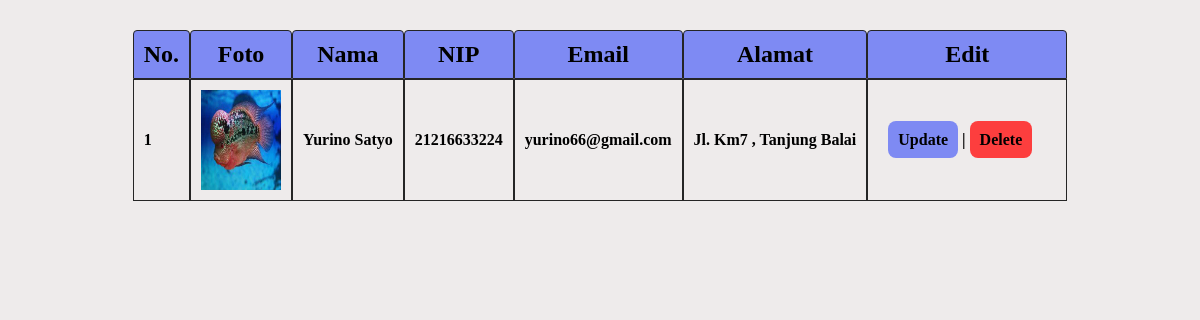
Page /data.php?keyword=yurino satyo on the committed database.
### tables this page shows
CREATE TABLE `data_karyawan` (
  `id` int(11) NOT NULL,
  `foto` varchar(200) NOT NULL,
  `nama` varchar(200) NOT NULL,
  `nip` varchar(12) NOT NULL,
  `email` varchar(255) NOT NULL,
  `alamat` text NOT NULL
);

### functions/functions.php (called while the page is built, shortened)
<?php
$conn = mysqli_connect('localhost','root','','data_pekerja');
function query($query) {
    global $conn;
    $result = mysqli_query($conn,$query);
    $datas  = [];
    while ($data = mysqli_fetch_assoc($result)) {
        $datas[] = $data ;
    }
    return $datas ;
}
?>

### data.php (the view, shortened to what this page needs)
<?php
require('functions/functions.php');
$keyword = $_GET['keyword'];
$query = "SELECT * FROM data_karyawan WHERE
nama LIKE '%$keyword%' OR
nip LIKE '%$keyword%' OR
email LIKE '%$keyword%' OR
alamat LIKE '%$keyword%'";
$dataperHalaman = 3;
$jumlahData = count(query($query));
$halamanAktif = isset($_GET['halaman']) ? $_GET['halaman'] : 1 ;
$awalanData = ($dataperHalaman * $halamanAktif) - $dataperHalaman;
$data_pekerja = query($query);
?>
<html lang="en">
<head>
    <link rel="stylesheet" href="index.css">
</head>
<body>
    <div class="container">
        <div class="table" >
            <table  cellpadding="10" cellspacing="0"; >
                <tr>
                    <th>No.</th>
                    <th>Foto</th>
                    <th>Nama</th>
                    <th>NIP</th>
                    <th>Email</th>
                    <th>Alamat</th>
                    <th>Edit</th>
                </tr>
                <?php $i = 1 ?>
                <?php foreach($data_pekerja as $datas) :?>
                <tr>
                    <td><?= $i + $awalanData ?></td>
                    <td><img src="images/<?= $datas['foto']; ?>" alt=""></td>
                    <td><?= ucwords($datas['nama']) ; ?></td>
                    <td><?= $datas['nip']; ?></td>
                    <td><?= $datas['email']; ?></td>
                    <td><?= ucwords($datas['alamat']); ?></td>
                    <div class="ubah">
                        <td class="change" >
                            <a href="update/update.php?id=<?= $datas['id']; ?>" class="update" >Update</a> |
                            <a href="delete.php?id=<?= $datas['id']; ?>" class="delete"  onclick="return confirm('Apakah Anda Yakin..??')">Delete</a>
                        </td>
                    </div>
                </tr>
                <?php $i++ ?>
                <?php endforeach; ?>
            </table>
        </div>
    </div>
</body>
</html>

### index.css (style rules this page uses)
*,html { margin: 0; padding: 0; box-sizing: border-box; }
body { background-color: rgb(238, 235, 235); }
.container { max-width: 1200px; margin: 0 auto; }
.table { display: flex; justify-content: center; align-items: center; padding: 10px; margin: 20px; margin-top: 20px ; }
tr th { padding: 10px; font-weight: bold; font-size: 24px; background-color: rgb(126, 138, 243); border: 1.5px solid rgb(37, 37, 37); border-radius: 4px 4px 0 0; -webkit-border-radius: 4px 4px 0 0; -moz-border-radius: 4px 4px 0 0; -ms-border-radius: 4px 4px 0 0; -o-border-radius: 4px 4px 0 0; }
th { margin: 10px; }
tr td { font-size: 16px; padding: 10px; font-weight: bold; border: 1.5px solid rgb(37, 37, 37); }
.ubah { display: flex; }
.change { padding: 20px; width: 200px; }
.update { text-decoration: none; background-color: rgb(126, 138, 243) ; color: black ; padding: 10px; border-radius: 8px; font-weight: bold; font-size: 16px; }
.delete { text-decoration: none; background-color: rgb(253, 62, 62) ; color: black ; padding: 10px; border-radius: 8px; font-weight: bold; font-size: 16px; }
img { width: 80px; height: 100px; }

### rows in the picture
data_karyawan: awalanData "1", foto (picture), nama "Yurino Satyo", nip "21216633224", email "yurino66@gmail.com", alamat "Jl. Km7 , Tanjung Balai"
